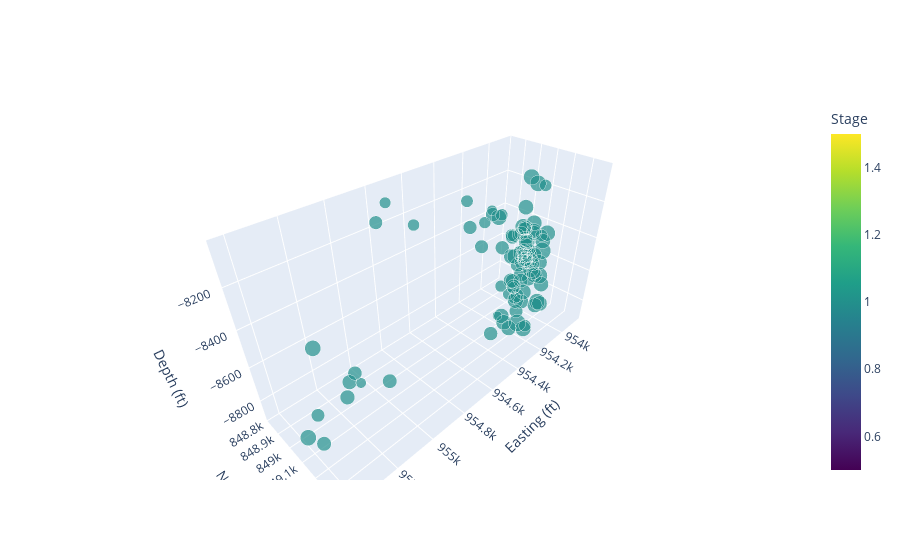

Here is the notebook cell this chart was saved with:
### Code cell
viewer2_MSonly = VisualizeModel.DataViewer(plot_objects=[MSplot])
viewer2_MSonly.draw()
